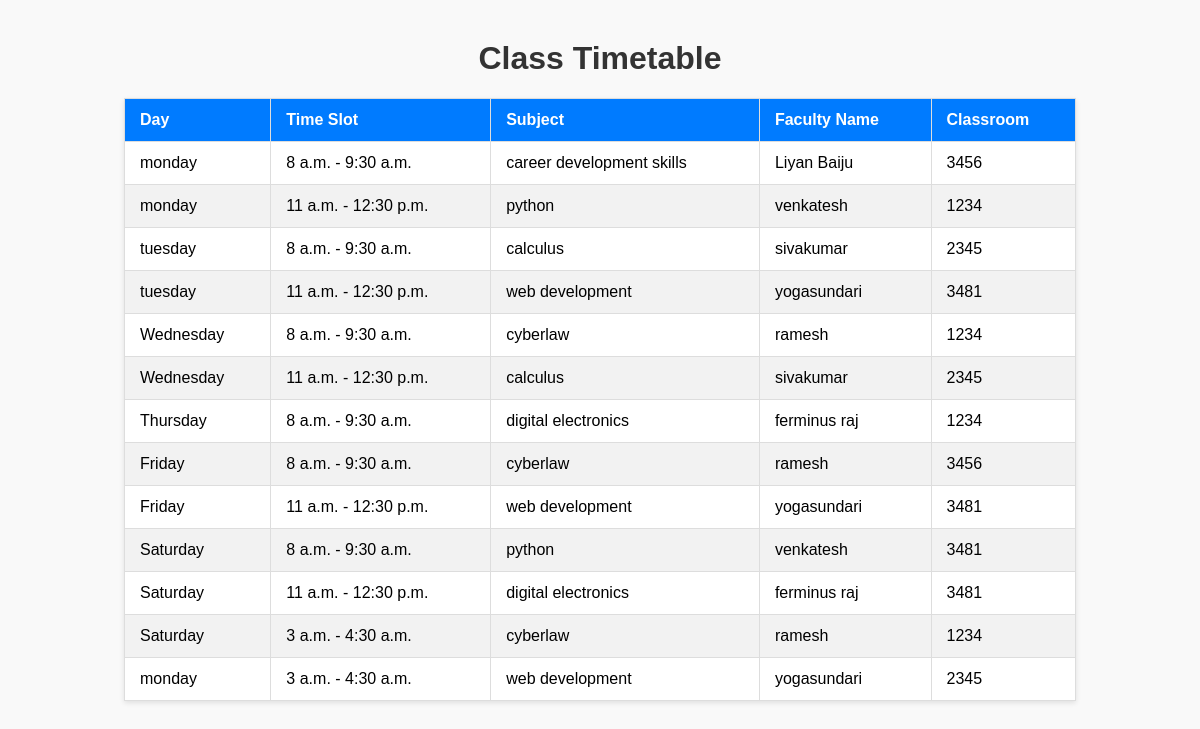
The page / on the database its author committed.
### timetable/models.py (models this page shows, shortened)
class TimeSlot(models.Model):
    day = models.CharField(max_length=20)
    start_time = models.TimeField()
    end_time = models.TimeField()
    subject_name = models.CharField(max_length=100)
    faculty_name = models.CharField(max_length=100)
    classroom = models.CharField(max_length=50)

### timetable/views.py (the view)
# urls.py: path('', views.timetable_view, name='timetable'),
def timetable_view(request):
    slots = TimeSlot.objects.all()
    return render(request, 'timetable/timetable.html', {'slots': slots})

### timetable/templates/timetable/timetable.html (shortened to what this page needs)
<!DOCTYPE html>
<html lang="en">
<head>
</head>
<body>
    <h1>Class Timetable</h1>
    <table>
        <thead>
            <tr>
                <th>Day</th>
                <th>Time Slot</th>
                <th>Subject</th>
                <th>Faculty Name</th>
                <th>Classroom</th>
            </tr>
        </thead>
        <tbody>
            {% for slot in slots %}
            <tr>
                <td>{{ slot.day }}</td>
                <td>{{ slot.start_time }} - {{ slot.end_time }}</td>
                <td>{{ slot.subject_name }}</td>
                <td>{{ slot.faculty_name }}</td>
                <td>{{ slot.classroom }}</td>
            </tr>
            {% empty %}
            <tr>
                <td colspan="5" class="empty-msg">No timetable records are available.</td>
            </tr>
            {% endfor %}
        </tbody>
    </table>
</body>
</html>

### timetable/templates/timetable/timetable.html (style rules this page uses)
body { font-family: Arial, sans-serif; margin: 40px; background-color: #f9f9f9; }
h1 { text-align: center; color: #333; }
table { width: 85%; margin: 20px auto; border-collapse: collapse; background-color: #fff; box-shadow: 0 2px 5px rgba(0, 0, 0, 0.1); }
th, td { padding: 12px 15px; border: 1px solid #ddd; text-align: left; }
th { background-color: #007BFF; color: white; }
tr:nth-child(even) { background-color: #f2f2f2; }

### rows shown on the page
TimeSlot: day "monday", start_time "8 a.m.", end_time "9:30 a.m.", subject_name "career development skills", faculty_name "Liyan Baiju", classroom "3456"
TimeSlot: day "monday", start_time "11 a.m.", end_time "12:30 p.m.", subject_name "python", faculty_name "venkatesh", classroom "1234"
TimeSlot: day "tuesday", start_time "8 a.m.", end_time "9:30 a.m.", subject_name "calculus", faculty_name "sivakumar", classroom "2345"
TimeSlot: day "tuesday", start_time "11 a.m.", end_time "12:30 p.m.", subject_name "web development", faculty_name "yogasundari", classroom "3481"
TimeSlot: day "Wednesday", start_time "8 a.m.", end_time "9:30 a.m.", subject_name "cyberlaw", faculty_name "ramesh", classroom "1234"
TimeSlot: day "Wednesday", start_time "11 a.m.", end_time "12:30 p.m.", subject_name "calculus", faculty_name "sivakumar", classroom "2345"
TimeSlot: day "Thursday", start_time "8 a.m.", end_time "9:30 a.m.", subject_name "digital electronics", faculty_name "ferminus raj", classroom "1234"
TimeSlot: day "Friday", start_time "8 a.m.", end_time "9:30 a.m.", subject_name "cyberlaw", faculty_name "ramesh", classroom "3456"
TimeSlot: day "Friday", start_time "11 a.m.", end_time "12:30 p.m.", subject_name "web development", faculty_name "yogasundari", classroom "3481"
TimeSlot: day "Saturday", start_time "8 a.m.", end_time "9:30 a.m.", subject_name "python", faculty_name "venkatesh", classroom "3481"
TimeSlot: day "Saturday", start_time "11 a.m.", end_time "12:30 p.m.", subject_name "digital electronics", faculty_name "ferminus raj", classroom "3481"
TimeSlot: day "Saturday", start_time "3 a.m.", end_time "4:30 a.m.", subject_name "cyberlaw", faculty_name "ramesh", classroom "1234"
TimeSlot: day "monday", start_time "3 a.m.", end_time "4:30 a.m.", subject_name "web development", faculty_name "yogasundari", classroom "2345"
